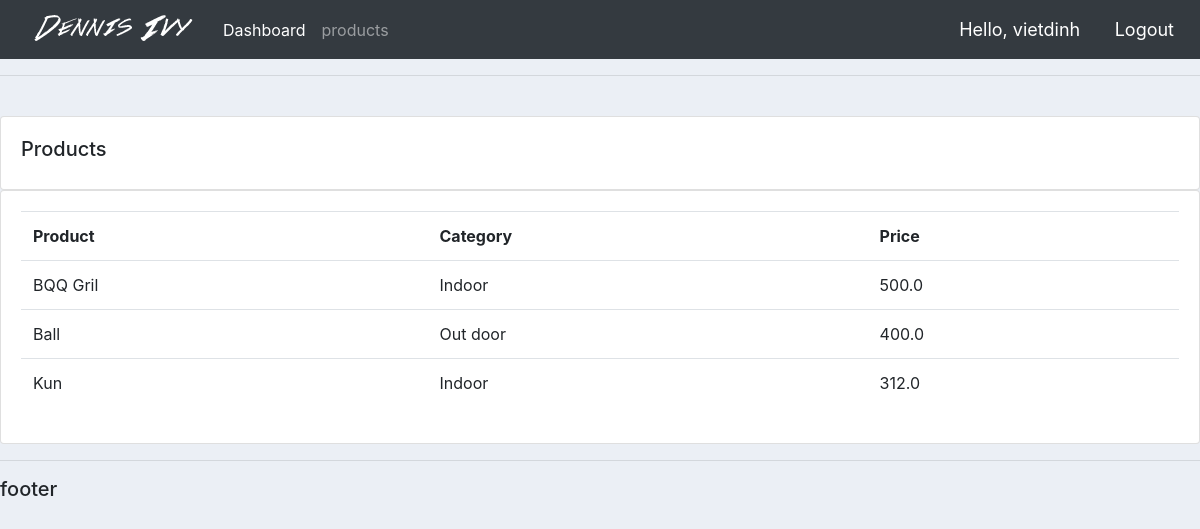
Screenshot of /products/ (signed in) with the database file from the repository.
### accounts/models.py (models this page shows, shortened)
class Product(models.Model):
    CATEGORY = (
        ('Indoor', 'Indoor'),
        ('Out door', 'Out door'),
    )
    name = models.CharField(max_length=200, null=True)
    price = models.FloatField(null=True)
    category = models.CharField(max_length=200, null=True, choices = CATEGORY)
    description = models.CharField(max_length=200, null=True, blank=True)
    date_created = models.DateTimeField(auto_now_add=True, null=True)
    tags = models.ManyToManyField(Tag)

### accounts/decorators.py (the view)
        def wapper_func(request, *args, **kwargs):
            group = None
            if request.user.groups.exists():
                group = request.user.groups.all()[0].name
            if group in allowed_roles:
                return view_func(request, *args, **kwargs)
            else:
                return HttpResponse('You are not authorized to access this page')

### accounts/views.py (called while the page is built)
@login_required(login_url='login')
@allowed_users(allowed_roles=['admin'])
def products(request):
    products = Product.objects.all()
    return render(request, 'accounts/products.html', {'products': products})

### accounts/templates/accounts/products.html
{% extends 'accounts/main.html' %}
{% block content%}
<br>
		<div class="row">
			<div class="col-md">
				<div class="card card-body">
					<h5>Products</h5>
				</div>
				<div class="card card-body">
					<table class="table">
						<tr>
							<th>Product</th>
							<th>Category</th>
							<th>Price</th>
						</tr>
						{% for products in products %}
						<tr>
							<td>{{ products.name }}</td>
							<td>{{ products.category }}</td>
							<td>{{ products.price }}</td>
						</tr>
						{% endfor %}
					</table>
				</div>
			</div>
		</div>
{% endblock content %}

### accounts/templates/accounts/navbar.html (shortened to what this page needs)
{% load static %}
<nav class="navbar navbar-expand-lg navbar-dark bg-dark">
  <img src="{% static 'images/logo.png' %}" />
  <div class="collapse navbar-collapse" id="navbarSupportedContent">
    <ul class="navbar-nav mr-auto">
    {% if request.user.is_staff %}
        <li class="nav-item active">
          <a class="nav-link" href="{% url 'home' %}">Dashboard <span class="sr-only">(current)</span></a>
        </li>
        <li class="nav-item">
          <a class="nav-link" href="{% url 'product' %}">products</a>
        </li>
      {% else %}
        <li class="nav-item">
          <a class="nav-link" href="{% url 'account' %}">Setting</a>
        </li>
      {% endif %}
    </ul>
    <div>
      <span class="hello-msg">Hello, {{user}}</span>
      <span><a class="hello-msg" href="{% url 'logout'%}">Logout</a></span>
    </div>
  </div>
</nav>

### static/css/main.css (style rules this page uses)
body { background-color: #ebeff5; }

### accounts/templates/accounts/navbar.html (style rules this page uses)
.hello-msg { font-size: 18px; color: #fff; padding-right: 10px; padding-left: 20px; }

### rows the page displays
Product: name "BQQ Gril", category "Indoor", price "500.0"
Product: name "Ball", category "Out door", price "400.0"
Product: name "Kun", category "Indoor", price "312.0"

### other values shown
{{ user }} "vietdinh"
